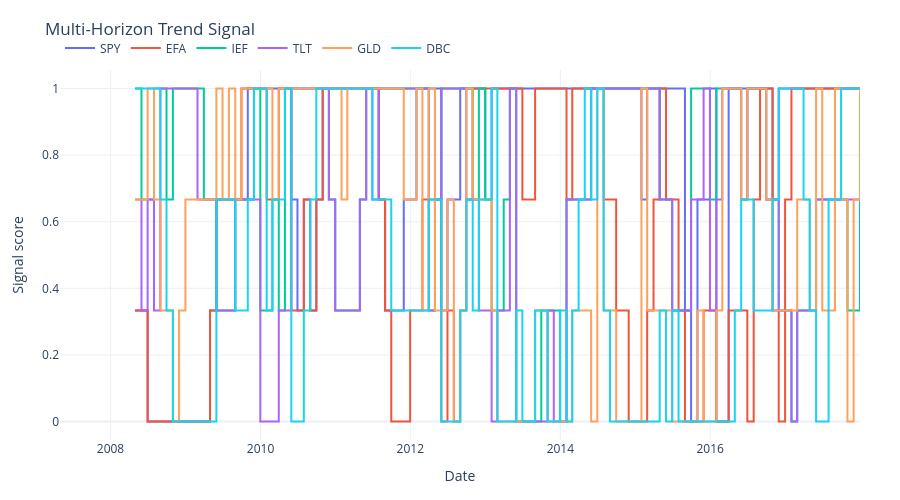

Notebook code cell kept with this figure:
### Code cell
signal_multi_plot = signal_multi.loc[plot_start:plot_end, assets_to_plot]

fig = go.Figure()
for asset in assets_to_plot:
    fig.add_trace(
        go.Scatter(
            x=signal_multi_plot.index,
            y=signal_multi_plot[asset],
            mode="lines",
            name=asset,
            line_shape="hv",
        )
    )

fig.update_layout(
    **default_layout,
    title="Multi-Horizon Trend Signal",
    xaxis_title="Date",
    yaxis_title="Signal score",
)
fig.show()

### Figure 1 — Plotly figure (JSON) as saved in the notebook; plotly's stock layout.template omitted (floating-point values rounded to 4 significant figures; data arrays with more than 128 entries replaced by an {"elided": "..."} marker saying what was removed)
{"data": [{"line": {"shape": "hv"}, "mode": "lines", "name": "SPY", "type": "scatter", "x": {"elided": "129 str values"}, "y": {"elided": "129 float values"}}, {"line": {"shape": "hv"}, "mode": "lines", "name": "EFA", "type": "scatter", "x": {"elided": "129 str values"}, "y": {"elided": "129 float values"}}, {"line": {"shape": "hv"}, "mode": "lines", "name": "IEF", "type": "scatter", "x": {"elided": "129 str values"}, "y": {"elided": "129 float values"}}, {"line": {"shape": "hv"}, "mode": "lines", "name": "TLT", "type": "scatter", "x": {"elided": "129 str values"}, "y": {"elided": "129 float values"}}, {"line": {"shape": "hv"}, "mode": "lines", "name": "GLD", "type": "scatter", "x": {"elided": "129 str values"}, "y": {"elided": "129 float values"}}, {"line": {"shape": "hv"}, "mode": "lines", "name": "DBC", "type": "scatter", "x": {"elided": "129 str values"}, "y": {"elided": "129 float values"}}], "layout": {"height": 500, "legend": {"orientation": "h", "x": 0, "xanchor": "left", "y": 1.02, "yanchor": "bottom"}, "margin": {"b": 60, "l": 60, "r": 40, "t": 70}, "title": {"text": "Multi-Horizon Trend Signal"}, "xaxis": {"title": {"text": "Date"}}, "yaxis": {"title": {"text": "Signal score"}}}}
